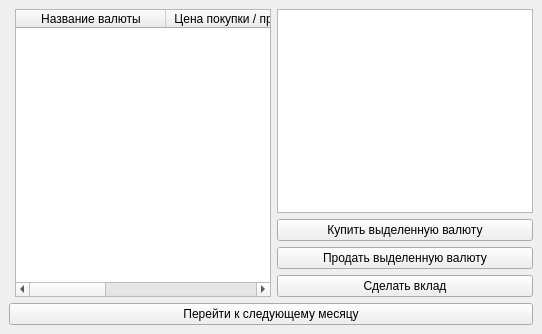
<?xml version="1.0" encoding="UTF-8"?>
<ui version="4.0">
 <class>GameWindow</class>
 <widget class="QMainWindow" name="GameWindow">
  <property name="geometry">
   <rect>
    <x>0</x>
    <y>0</y>
    <width>542</width>
    <height>334</height>
   </rect>
  </property>
  <property name="windowTitle">
   <string>Система управления инвестиционным портфелем</string>
  </property>
  <widget class="QWidget" name="_">
   <layout class="QGridLayout" name="gridLayout_2">
    <item row="4" column="2">
     <widget class="QPushButton" name="sell">
      <property name="text">
       <string>Продать выделенную валюту</string>
      </property>
     </widget>
    </item>
    <item row="0" column="1" rowspan="6">
     <widget class="QTableWidget" name="table">
      <property name="editTriggers">
       <set>QAbstractItemView::NoEditTriggers</set>
      </property>
      <property name="selectionMode">
       <enum>QAbstractItemView::SingleSelection</enum>
      </property>
      <property name="selectionBehavior">
       <enum>QAbstractItemView::SelectRows</enum>
      </property>
      <property name="showGrid">
       <bool>true</bool>
      </property>
      <attribute name="horizontalHeaderVisible">
       <bool>true</bool>
      </attribute>
      <attribute name="horizontalHeaderCascadingSectionResizes">
       <bool>false</bool>
      </attribute>
      <attribute name="horizontalHeaderDefaultSectionSize">
       <number>150</number>
      </attribute>
      <attribute name="horizontalHeaderStretchLastSection">
       <bool>true</bool>
      </attribute>
      <attribute name="verticalHeaderVisible">
       <bool>false</bool>
      </attribute>
      <column>
       <property name="text">
        <string>Название валюты</string>
       </property>
      </column>
      <column>
       <property name="text">
        <string>Цена покупки / продажи</string>
       </property>
      </column>
      <column>
       <property name="text">
        <string>У вас</string>
       </property>
      </column>
     </widget>
    </item>
    <item row="8" column="0" colspan="3">
     <widget class="QPushButton" name="iterate">
      <property name="text">
       <string>Перейти к следующему месяцу</string>
      </property>
     </widget>
    </item>
    <item row="3" column="2">
     <widget class="QPushButton" name="buy">
      <property name="text">
       <string>Купить выделенную валюту</string>
      </property>
     </widget>
    </item>
    <item row="5" column="2">
     <widget class="QPushButton" name="deposit">
      <property name="text">
       <string>Сделать вклад</string>
      </property>
     </widget>
    </item>
    <item row="0" column="2" rowspan="3">
     <widget class="QTextBrowser" name="textBrowser">
      <property name="html">
       <string>&lt;!DOCTYPE HTML PUBLIC &quot;-//W3C//DTD HTML 4.0//EN&quot; &quot;http://www.w3.org/TR/REC-html40/strict.dtd&quot;&gt;
&lt;html&gt;&lt;head&gt;&lt;meta name=&quot;qrichtext&quot; content=&quot;1&quot; /&gt;&lt;style type=&quot;text/css&quot;&gt;
p, li { white-space: pre-wrap; }
&lt;/style&gt;&lt;/head&gt;&lt;body style=&quot; font-family:'Sans Serif'; font-size:9pt; font-weight:400; font-style:normal;&quot;&gt;
&lt;p style=&quot;-qt-paragraph-type:empty; margin-top:0px; margin-bottom:0px; margin-left:0px; margin-right:0px; -qt-block-indent:0; text-indent:0px;&quot;&gt;&lt;br /&gt;&lt;/p&gt;&lt;/body&gt;&lt;/html&gt;</string>
      </property>
     </widget>
    </item>
   </layout>
  </widget>
 </widget>
 <resources/>
 <connections/>
</ui>
